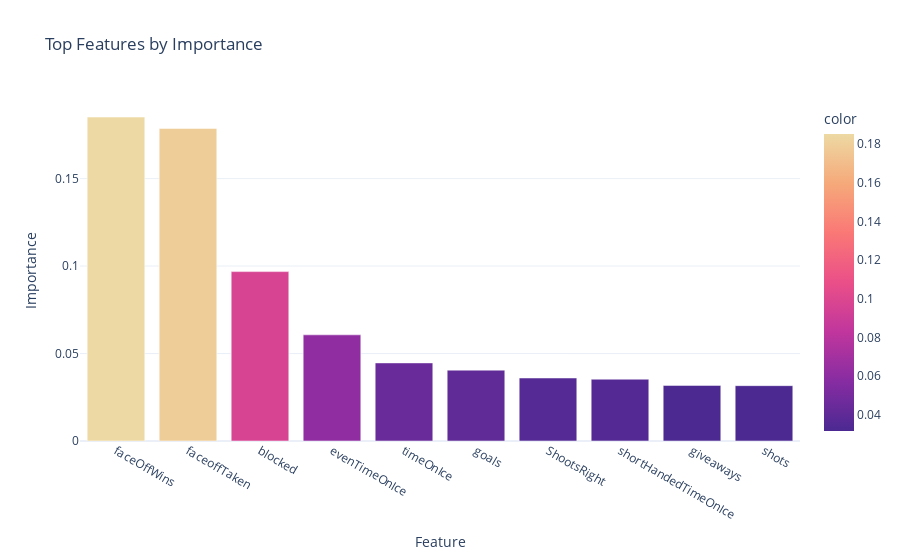

The cell this chart's notebook holds for it:
### Markdown cell above
## Feature Importances

### Code cell
# Calculate feature importance for our model
importances = model.feature_importances_
indices = np.argsort(importances)[::-1][:10]

# Plot the feature importances using plotly.express
px.bar(x=X.columns[indices], y=importances[indices], title='Top Features by Importance', color=importances[indices], labels={'x': 'Feature', 'y': 'Importance'}, orientation='v')

### Figure 1 — Plotly figure (JSON) as saved in the notebook; plotly's stock layout.template omitted (floating-point values rounded to 4 significant figures)
{"data": [{"alignmentgroup": "True", "hovertemplate": "Feature=%{x}<br>Importance=%{y}<br>color=%{marker.color}<extra></extra>", "legendgroup": "", "marker": {"color": [0.1852, 0.1787, 0.09682, 0.06068, 0.04463, 0.04051, 0.03601, 0.03533, 0.03177, 0.03163], "coloraxis": "coloraxis", "pattern": {"shape": ""}}, "name": "", "offsetgroup": "", "orientation": "v", "showlegend": false, "textposition": "auto", "type": "bar", "x": ["faceOffWins", "faceoffTaken", "blocked", "evenTimeOnIce", "timeOnIce", "goals", "ShootsRight", "shortHandedTimeOnIce", "giveaways", "shots"], "xaxis": "x", "y": [0.1852, 0.1787, 0.09682, 0.06068, 0.04463, 0.04051, 0.03601, 0.03533, 0.03177, 0.03163], "yaxis": "y"}], "layout": {"barmode": "relative", "coloraxis": {"colorbar": {"title": {"text": "color"}}, "colorscale": [[0, "rgb(75, 41, 145)"], [0.1667, "rgb(135, 44, 162)"], [0.3333, "rgb(192, 54, 157)"], [0.5, "rgb(234, 79, 136)"], [0.6667, "rgb(250, 120, 118)"], [0.8333, "rgb(246, 169, 122)"], [1, "rgb(237, 217, 163)"]]}, "legend": {"tracegroupgap": 0}, "title": {"text": "Top Features by Importance"}, "xaxis": {"anchor": "y", "domain": [0, 1], "title": {"text": "Feature"}}, "yaxis": {"anchor": "x", "domain": [0, 1], "title": {"text": "Importance"}}}}
